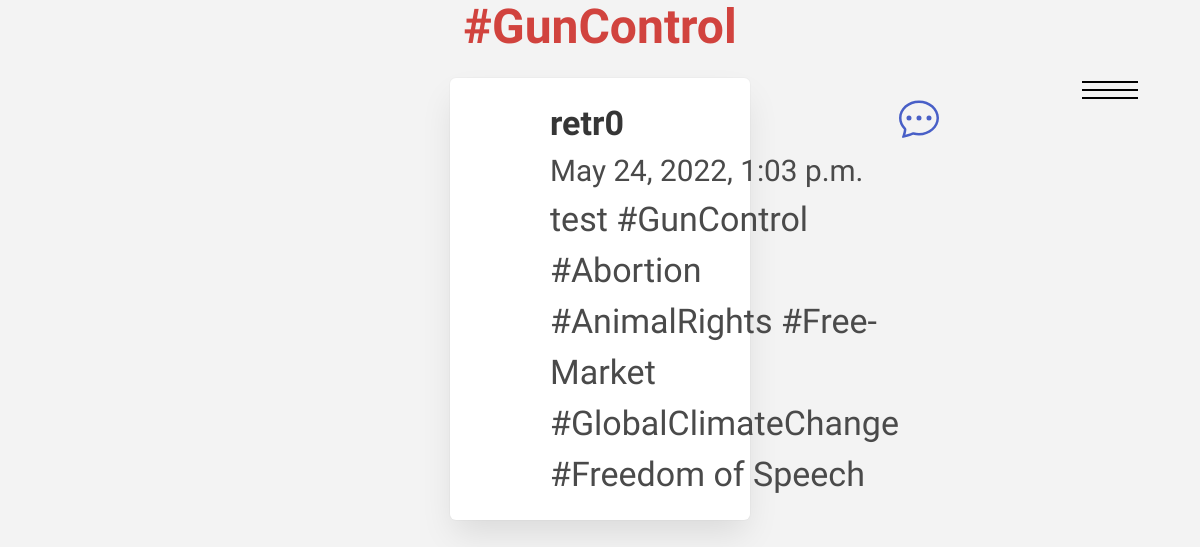
Page /topic/2 (signed in) on the committed database.
### main/models.py (models this page shows, shortened)
class topic(models.Model):
    name = models.CharField(max_length=100)
    def __str__(self) -> str:
        return self.name

class post(models.Model):
    user = models.CharField(max_length=100, blank=True)
    Content = models.CharField(max_length=100)
    date = models.DateTimeField(auto_now_add=True, blank=True)
    class Meta:
        ordering = ['-id']

### main/views.py (the view)
# urls.py: path('topic/<int:pk>', views.get_topic, name='get_topic'),
@login_required(login_url='/login')
def get_topic(request, pk):
    return render(request, 'topic.html', {'topic':topic.objects.filter(pk=pk), 'all_post':post.objects.all(), 'pic':profilePic.objects.all()})

### main/templates/topic.html (shortened to what this page needs)
{%extends 'base.html'%}
{%block content%}
{%for t in topic%}
<h1 class="title is-1" style="text-align: center; color: #d1433e;"> {{t}}</h1>
{%endfor%}
{%for i in all_post%}
{%for j in topic%}
{%if j.name in i.Content%}
<div class="box" style="margin: auto; width:25%;">
    <article class="media">
      <div class="media-left">
        <figure class="image is-64x64">
        </figure>
      </div>
      <div class="media-content">
          <p>
            <strong>{{i.user}}
            </strong> <br><small>{{i.date}}</small>
            <br>
            {{i.Content}}
          </p>
        </div>
        <br>
        <nav class="level is-mobile">
          <div class="level-left">
            <a class="level-item" href="{%url 'get_post' i.pk%}">
            </a>
          </div>
        </nav>
    </article>
  </div>
{%endif%}
{%endfor%}
{%endfor%}
{%endblock%}

### static/css/base.css (style rules this page uses)
body { background-color: #f3f3f3; font-size: 34; }
svg { width: 40; height: 40; }

### static/css/menu.css (style rules this page uses)
* { margin: 0; padding: 0; box-sizing: border-box; font-family: 'Lato', sans-serif; font-family: 'Oswald', sans-serif; }

### rows in the picture
topic: name "#GunControl"
post: user "retr0", date "May 24, 2022, 1:03 p.m.", Content "test #GunControl #Abortion #AnimalRights #Free-Market #GlobalClimateChange #Freedom of Speech"
